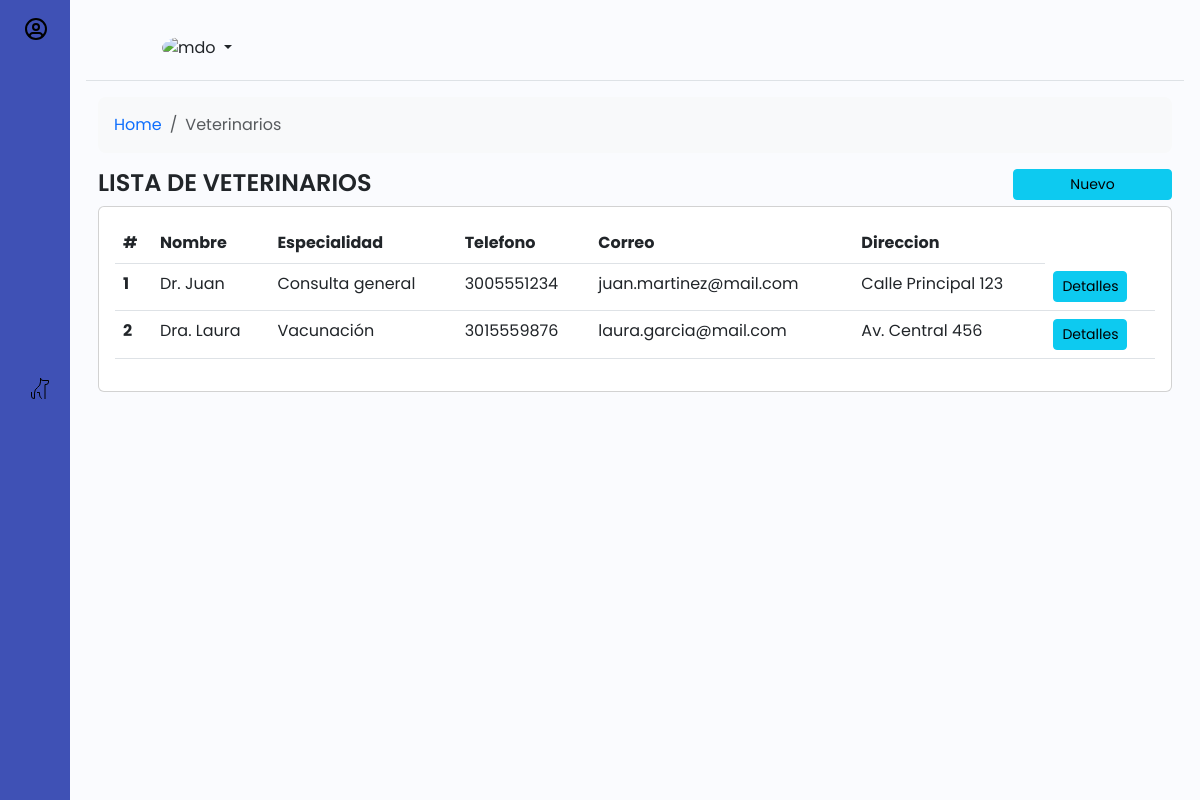
Screenshot of /Pag/Veterinario/lista.php with the database file from the repository.
### tables this page shows
CREATE TABLE IF NOT EXISTS `veterinarios` (
  `id_vet` int NOT NULL AUTO_INCREMENT,
  `nombre` varchar(50) NOT NULL,
  `especialidad` varchar(50) DEFAULT NULL,
  `telefono` varchar(20) DEFAULT NULL,
  `correo` varchar(50) DEFAULT NULL,
  `direccion` varchar(100) DEFAULT NULL,
  PRIMARY KEY (`id_vet`)
);

### includes/conn.php (called while the page is built, shortened)
<?php
	class conectarDB {
		public function __construct(){
			try{
				$this->conn_db=new PDO(DB_HOST,DB_USER,DB_PASS);
			}catch(Exception $e){
				echo "Error al conectar" .$e->getCode();
			}
		}
	}
?>

### modelo/class_veterinario.php (called while the page is built, shortened)
<?php
require_once($_SERVER['DOCUMENT_ROOT'].'/MISMASCOTAS/includes/conn.php');
class veterinario extends conectarDB{
	public function listar_veterinario(){
		$sql="SELECT * FROM veterinarios";
		$sentencia=$this->conn_db->prepare($sql);
		$sentencia->execute();
		$resultados = $sentencia->fetchAll(PDO::FETCH_ASSOC);
		return $resultados;
	}
}

### Pag/Veterinario/lista.php (the view, shortened to what this page needs)
<?php
    $veterinario =  new veterinario();
    $lista =  $veterinario->listar_veterinario();
?>
<div class="row">
    <div class="col-md-12">
        <nav aria-label="breadcrumb">
            <ol class="breadcrumb p-3 bg-body-tertiary rounded-3">
            <li class="breadcrumb-item"><a href="#">Home</a></li>
            <li class="breadcrumb-item active" aria-current="page">Veterinarios</li>
            </ol>
        </nav>
    </div>
</div>
<div class="row">
    <div class="col-md-10">
        <h1>LISTA DE VETERINARIOS</h1>
    </div>
    <div class="col-md-2">
        <a href="residencial_nuevo.php" class="btn btn-info btn-sm col-12">Nuevo</a>
    </div>
</div>
<div class="row">
    <div class="col-md-12">
        <div class="card">
            <div class="card-body">
                <table class="table">
                    <thead>
                        <tr>
                            <th scope="col">#</th>
                            <th scope="col">Nombre</th>
                            <th scope="col">Especialidad</th>
                            <th scope="col">Telefono</th>
                            <th scope="col">Correo</th>
                            <th scope="col">Direccion</th>
                        </tr>
                    </thead>
                    <tbody>
                        <?php
                            $cont = 0;
                            foreach($lista as $fila){
                                $cont++;
                            ?>
                            <tr>
                                <th scope="row"><?php echo $cont?></th>
                                <td><?php echo $fila['nombre']?></td>
                                <td><?php echo $fila['especialidad']?></td>
                                <td><?php echo $fila['telefono']?></td>
                                <td><?php echo $fila['correo']?></td>
                                <td><?php echo $fila['direccion']?></td>
                                <td><a href="residencial_detalle.php?ID=<?php echo $fila['id_vet']?>" class="btn btn-sm btn-info">Detalles</a></td>
                            </tr>
                        <?php  } ?>
                    </tbody>
                </table>
            </div>
        </div>
    </div>
</div>

### css/style.css (style rules this page uses)
a { text-decoration: none; }
li { list-style: none; }
h1 { font-weight: 600; font-size: 1.5rem; }
body { font-family: 'Poppins', sans-serif; }
.wrapper { display: flex; }
.main { min-height: 100vh; width: 100%; overflow: hidden; transition: all 0.35s ease-in-out; background-color: #fafbfe; }
#sidebar { width: 70px; min-width: 70px; z-index: 1000; transition: all .25s ease-in-out; background-color: #3f51b5; display: flex; flex-direction: column; }
.toggle-btn { background-color: transparent; cursor: pointer; border: 0; padding: 1rem 1.5rem; }
.sidebar-nav { padding: 2rem 0; flex: 1 1 auto; }
a.sidebar-link { padding: .625rem 1.625rem; color: #FFF; display: block; font-size: 0.9rem; white-space: nowrap; border-left: 3px solid transparent; }
.sidebar-item { position: relative; }

### rows the page displays
veterinarios: nombre "Dr. Juan", especialidad "Consulta general", telefono "3005551234", correo "juan.martinez@mail.com", direccion "Calle Principal 123"
veterinarios: nombre "Dra. Laura", especialidad "Vacunación", telefono "3015559876", correo "laura.garcia@mail.com", direccion "Av. Central 456"
